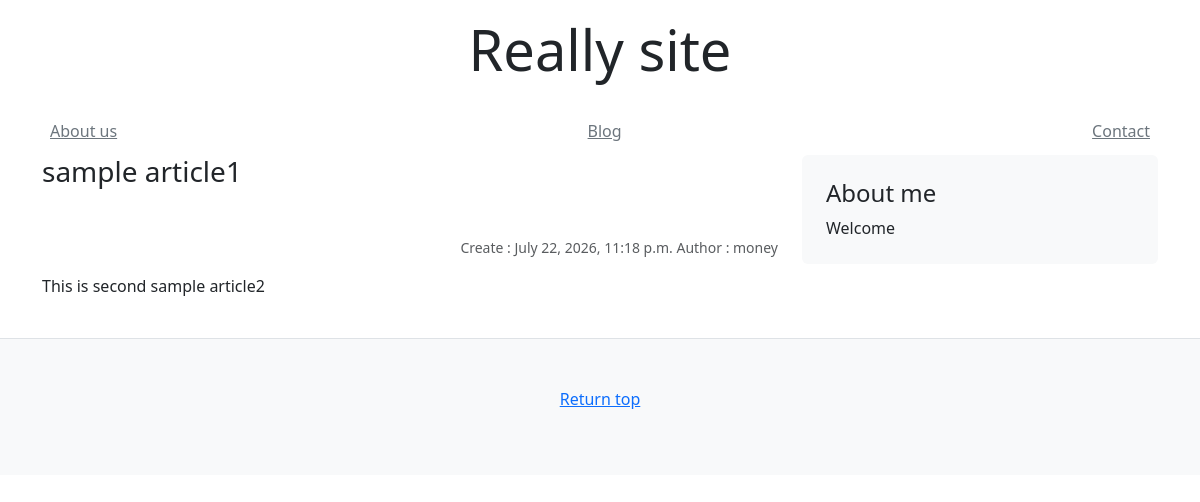
The app's page /blog/2/, older data.
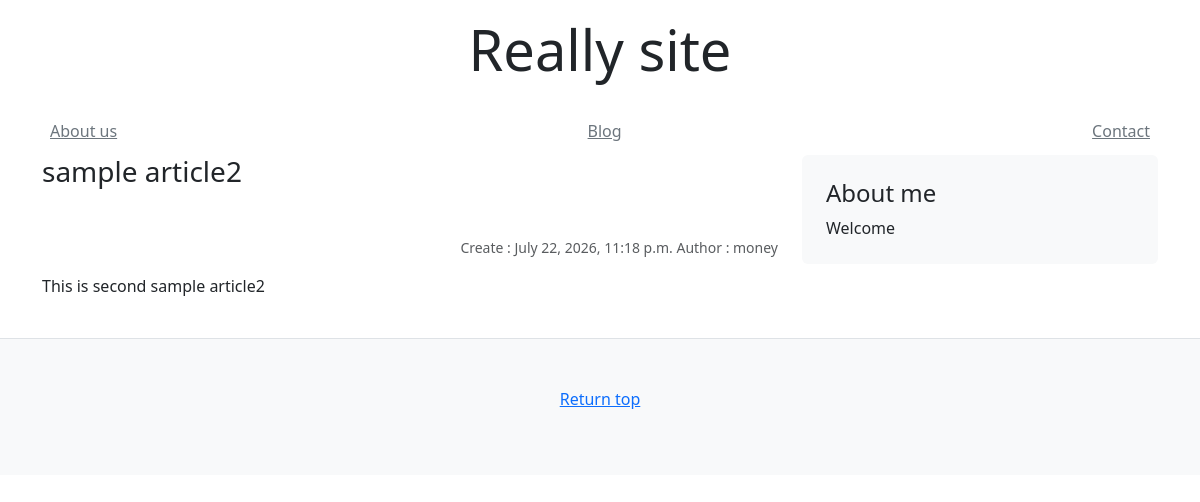
The same page, newer data.
### blog/models.py (models this page shows)
class Article(models.Model):
    title = models.CharField(default="", max_length=255)
    text = models.TextField(default="", max_length=1024)
    author = models.CharField(default="", max_length=255)
    created_at = models.DateTimeField(auto_now_add=True)
    updated_at = models.DateTimeField(auto_now=True)

### blog/views.py (the view)
# urls.py: path('<slug:pk>/', views.article),
def article(request, pk):
    obj = Article.objects.get(pk=pk)
    print(obj)
    context = {
        "article": obj,
    }
    return render(request, "blog/article.html", context=context)

### templates/blog/article.html
{% extends "mysite/base.html" %}
{% block content %}
    <main class="container">
        <div class="row">
            <div class="col-md-8">
                <h3 class="pb-4 mb-4 font-italic">{{ article.title }}</h3>
                <p class="small text-muted text-end">Create : {{ article.created_at }} Author : {{ article.author }}</p>
                <p>{{ article.text }}</p>
            </div>
            <aside class="col-md-4">
                <div class="p-4 mb-3 bg-light rounded">
                    <h4 class="font-italic">About me</h4>
                    <p class="mb-0">Welcome</p>
                </div>
            </aside>
        </div>
    </main>
{% endblock content %}

Row changes from the older to the newer data that the page shows:
changed Article "This is second sample article2": title "sample article1" → "sample article2"
